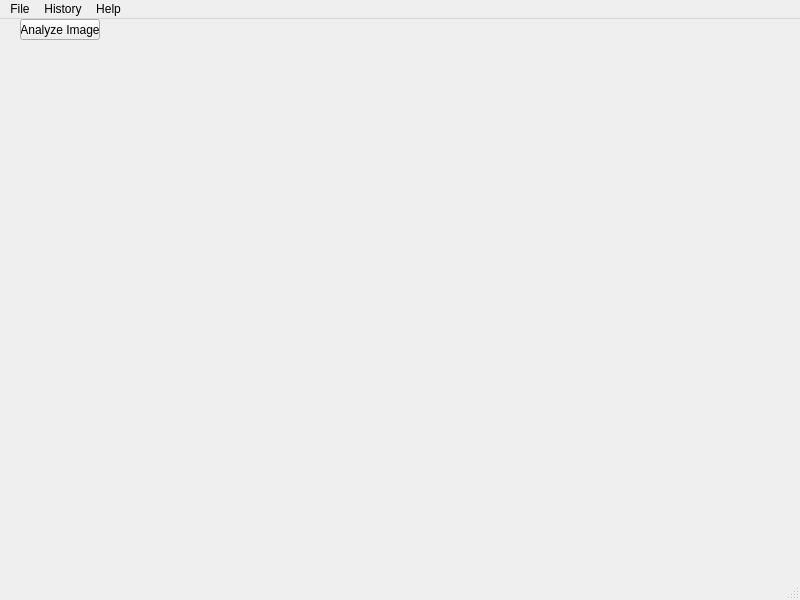
<?xml version="1.0" encoding="UTF-8"?>
<ui version="4.0">
 <class>MainWindow</class>
 <widget class="QMainWindow" name="MainWindow">
  <property name="geometry">
   <rect>
    <x>0</x>
    <y>0</y>
    <width>800</width>
    <height>600</height>
   </rect>
  </property>
  <property name="windowTitle">
   <string>MainWindow</string>
  </property>
  <widget class="QWidget" name="centralwidget">
   <widget class="QLabel" name="label">
    <property name="geometry">
     <rect>
      <x>20</x>
      <y>20</y>
      <width>0</width>
      <height>0</height>
     </rect>
    </property>
    <property name="text">
     <string/>
    </property>
   </widget>
   <widget class="QPushButton" name="analyzeButton">
    <property name="geometry">
     <rect>
      <x>20</x>
      <y>0</y>
      <width>80</width>
      <height>21</height>
     </rect>
    </property>
    <property name="text">
     <string>Analyze Image</string>
    </property>
   </widget>
  </widget>
  <widget class="QMenuBar" name="menubar">
   <property name="geometry">
    <rect>
     <x>0</x>
     <y>0</y>
     <width>800</width>
     <height>20</height>
    </rect>
   </property>
   <widget class="QMenu" name="menuMenu">
    <property name="title">
     <string>File</string>
    </property>
    <addaction name="actionUpload_file"/>
   </widget>
   <widget class="QMenu" name="menuHistory">
    <property name="title">
     <string>History</string>
    </property>
    <addaction name="actionUpload_file_2"/>
    <addaction name="actionShow_History"/>
   </widget>
   <widget class="QMenu" name="menuHelp">
    <property name="title">
     <string>Help</string>
    </property>
    <addaction name="separator"/>
    <addaction name="actionHelp"/>
    <addaction name="separator"/>
    <addaction name="actionAbout"/>
   </widget>
   <addaction name="menuMenu"/>
   <addaction name="menuHistory"/>
   <addaction name="menuHelp"/>
  </widget>
  <widget class="QStatusBar" name="statusbar"/>
  <action name="actionUpload_file">
   <property name="text">
    <string>Open file</string>
   </property>
  </action>
  <action name="actionUpload_file_2">
   <property name="text">
    <string>Open history file</string>
   </property>
  </action>
  <action name="actionShow_History">
   <property name="text">
    <string>Show History</string>
   </property>
  </action>
  <action name="actionHelp">
   <property name="text">
    <string>Help</string>
   </property>
  </action>
  <action name="actionAbout">
   <property name="text">
    <string>About</string>
   </property>
  </action>
 </widget>
 <resources/>
 <connections/>
</ui>
